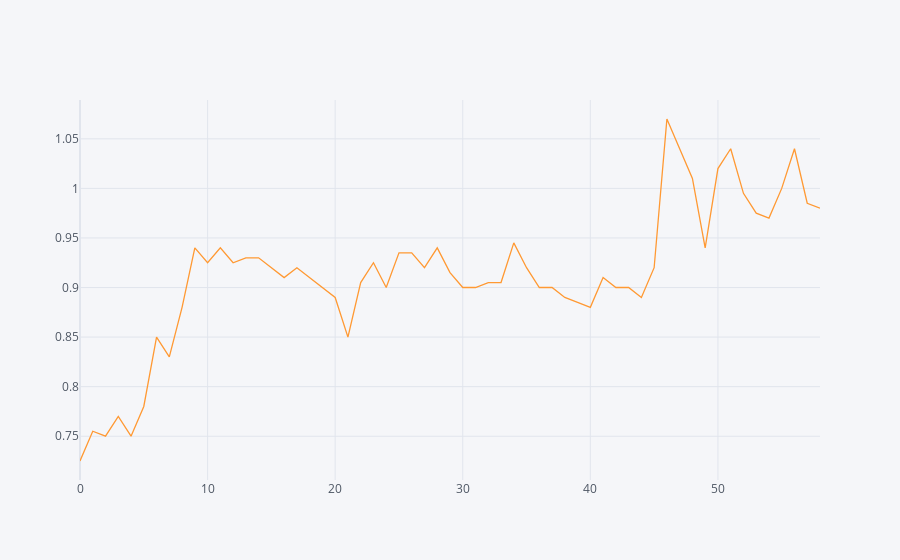
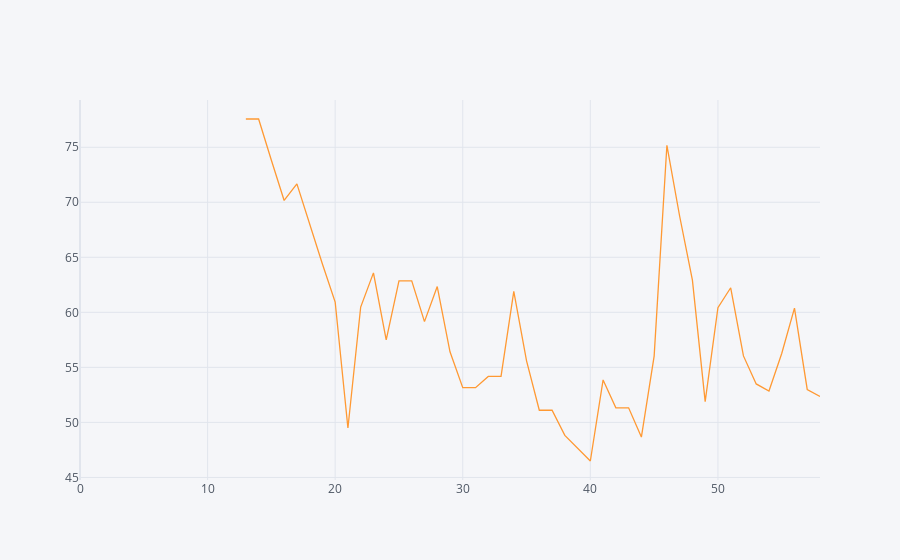

Notebook source saved alongside these figures, in order:
### Code cell
df['Close'].iplot()
df['RSI'].iplot()

### Figure 1 — Plotly figure (JSON) as saved in the notebook; plotly's stock layout.template omitted (floating-point values rounded to 4 significant figures)
{"data": [{"line": {"color": "rgba(255, 153, 51, 1.0)", "dash": "solid", "shape": "linear", "width": 1.3}, "mode": "lines", "name": "Close", "text": "", "type": "scatter", "x": [0, 1, 2, 3, 4, 5, 6, 7, 8, 9, 10, 11, 12, 13, 14, 15, 16, 17, 18, 19, 20, 21, 22, 23, 24, 25, 26, 27, 28, 29, 30, 31, 32, 33, 34, 35, 36, 37, 38, 39, 40, 41, 42, 43, 44, 45, 46, 47, 48, 49, 50, 51, 52, 53, 54, 55, 56, 57, 58], "y": [0.725, 0.755, 0.75, 0.77, 0.75, 0.78, 0.85, 0.83, 0.88, 0.94, 0.925, 0.94, 0.925, 0.93, 0.93, 0.92, 0.91, 0.92, 0.91, 0.9, 0.89, 0.85, 0.905, 0.925, 0.9, 0.935, 0.935, 0.92, 0.94, 0.915, 0.9, 0.9, 0.905, 0.905, 0.945, 0.92, 0.9, 0.9, 0.89, 0.885, 0.88, 0.91, 0.9, 0.9, 0.89, 0.92, 1.07, 1.04, 1.01, 0.94, 1.02, 1.04, 0.995, 0.975, 0.97, 1, 1.04, 0.985, 0.98]}], "layout": {"legend": {"bgcolor": "#F5F6F9", "font": {"color": "#4D5663"}}, "paper_bgcolor": "#F5F6F9", "plot_bgcolor": "#F5F6F9", "title": {"font": {"color": "#4D5663"}}, "xaxis": {"gridcolor": "#E1E5ED", "showgrid": true, "tickfont": {"color": "#4D5663"}, "title": {"font": {"color": "#4D5663"}, "text": ""}, "zerolinecolor": "#E1E5ED"}, "yaxis": {"gridcolor": "#E1E5ED", "showgrid": true, "tickfont": {"color": "#4D5663"}, "title": {"font": {"color": "#4D5663"}, "text": ""}, "zerolinecolor": "#E1E5ED"}}}

### Figure 2 — Plotly figure (JSON) as saved in the notebook; plotly's stock layout.template omitted (floating-point values rounded to 4 significant figures)
{"data": [{"line": {"color": "rgba(255, 153, 51, 1.0)", "dash": "solid", "shape": "linear", "width": 1.3}, "mode": "lines", "name": "RSI", "text": "", "type": "scatter", "x": [0, 1, 2, 3, 4, 5, 6, 7, 8, 9, 10, 11, 12, 13, 14, 15, 16, 17, 18, 19, 20, 21, 22, 23, 24, 25, 26, 27, 28, 29, 30, 31, 32, 33, 34, 35, 36, 37, 38, 39, 40, 41, 42, 43, 44, 45, 46, 47, 48, 49, 50, 51, 52, 53, 54, 55, 56, 57, 58], "y": ["", "", "", "", "", "", "", "", "", "", "", "", "", 77.57, 77.57, 73.82, 70.17, 71.68, 67.97, 64.39, 60.93, 49.49, 60.48, 63.58, 57.5, 62.86, 62.86, 59.15, 62.34, 56.42, 53.15, 53.15, 54.18, 54.18, 61.91, 55.59, 51.1, 51.1, 48.82, 47.67, 46.49, 53.86, 51.32, 51.32, 48.66, 56.02, 75.18, 68.73, 62.92, 51.89, 60.43, 62.23, 56.04, 53.49, 52.85, 56.26, 60.38, 52.99, 52.36]}], "layout": {"legend": {"bgcolor": "#F5F6F9", "font": {"color": "#4D5663"}}, "paper_bgcolor": "#F5F6F9", "plot_bgcolor": "#F5F6F9", "title": {"font": {"color": "#4D5663"}}, "xaxis": {"gridcolor": "#E1E5ED", "showgrid": true, "tickfont": {"color": "#4D5663"}, "title": {"font": {"color": "#4D5663"}, "text": ""}, "zerolinecolor": "#E1E5ED"}, "yaxis": {"gridcolor": "#E1E5ED", "showgrid": true, "tickfont": {"color": "#4D5663"}, "title": {"font": {"color": "#4D5663"}, "text": ""}, "zerolinecolor": "#E1E5ED"}}}
